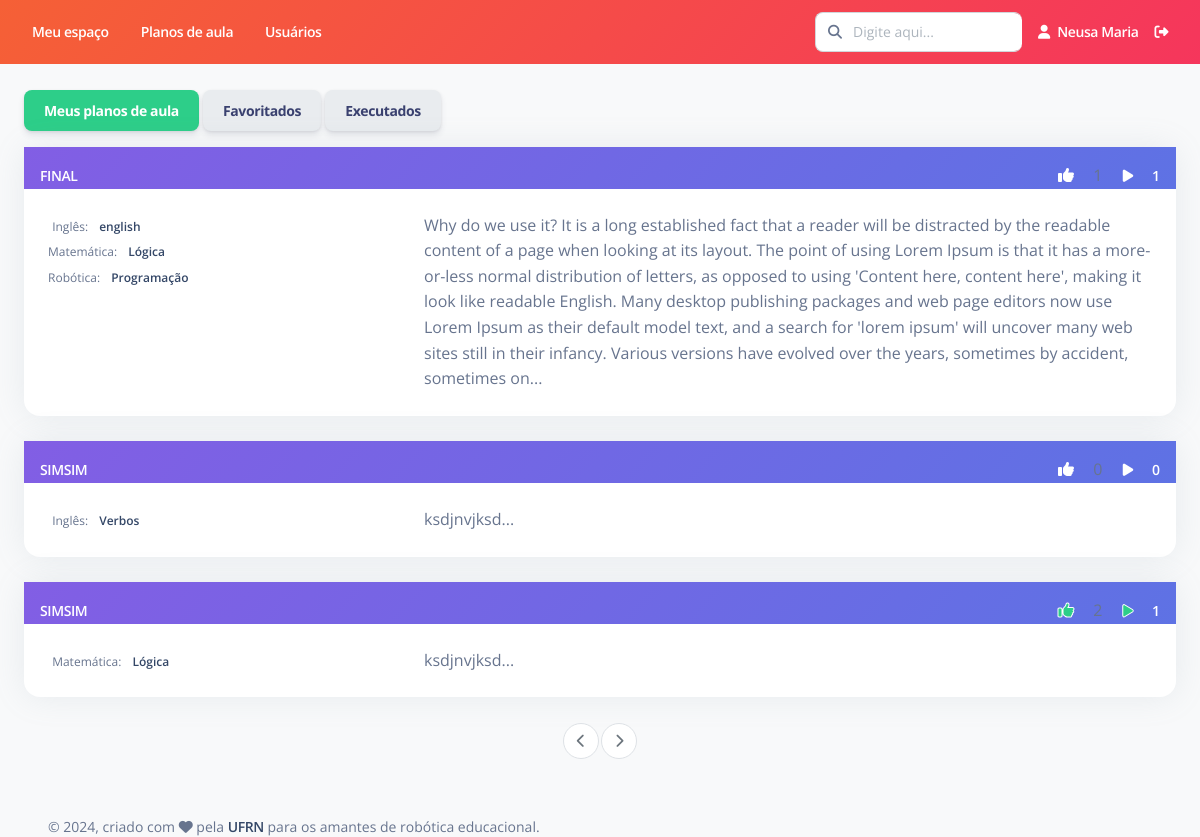
Page /plano-aula/espaco-usuario/ (signed in) on the committed database.
### PlanoAula/models.py (models this page shows, shortened)
class PlanoAula(models.Model):
    criador = models.ForeignKey(Usuario, on_delete=models.RESTRICT,null=True, verbose_name="Responsável")
    data_criacao = models.DateTimeField(default=timezone.now, verbose_name="Data de criação")
    titulo = models.CharField(max_length=200, verbose_name="Título")
    contextualizacao = models.TextField(verbose_name="Contextualização")
    descricao_atividade = models.TextField(verbose_name="Descrição da atividade")
    avaliacao = models.TextField(verbose_name="Critérios de avaliação", default="", blank=True, null=True)
    conteudos = models.ManyToManyField(Conteudo, related_name="planos_de_aula", verbose_name="Conteúdos")
    robo_equipamento = models.CharField(max_length=200, verbose_name="Equipamento", default="")
    robo_descricao = models.TextField(verbose_name="Descrição do robô", default="")
    robo_link = models.TextField(verbose_name="Links", blank=True, null=True)
    prog_linguagem = models.CharField(max_length=200, verbose_name="Linguagem de programação", default="")
    prog_descricao = models.TextField(verbose_name="Descrição da programação", default="")
    prog_link = models.TextField(verbose_name="Links", blank=True, null=True)
    prog_codigos = models.FileField(upload_to=user_directory_path, blank=True, null=True, verbose_name="Códigos")
    robo_fotos = models.ImageField(upload_to=user_directory_path, blank=True, null=True)
    robo_videos = models.ImageField(upload_to=user_directory_path, blank=True, null=True)
    robo_pdf = models.FileField(upload_to=user_directory_path, blank=True, null=True)
    exec_fotos = models.ImageField(upload_to=user_directory_path, blank=True, null=True)
    exec_videos = models.ImageField(upload_to=user_directory_path, blank=True, null=True)
    class Meta:
        ordering = ['titulo']
        verbose_name = "Plano de aula"
        verbose_name_plural = "Planos de aula"

### Disciplina/models.py (models this page shows, shortened)
class Conteudo(models.Model):
    nome = models.CharField(max_length=200, verbose_name="Nome")
    disciplina = models.ForeignKey(Disciplina, on_delete=models.RESTRICT, related_name="conteudos", verbose_name="Disciplina")
    status = models.CharField(max_length=7, choices=STATUS, default='Ativo')
    class Meta:
        ordering = ['disciplina', 'nome']
        verbose_name = "Conteúdo"
        verbose_name_plural = "Conteúdos"

class Disciplina(models.Model):
    nome = models.CharField(max_length=200, verbose_name="Nome")
    status = models.CharField(max_length=7, choices=STATUS, default='Ativo')
    def __str__(self):
        return self.nome
    class Meta:
        ordering = ['nome']
        verbose_name = "Disciplina"
        verbose_name_plural = "Disciplinas"

### PlanoAula/views.py (the view)
# urls.py: path('espaco-usuario/', views.espaco_usuario, name='espaco_usuario'),
@login_required
def espaco_usuario(request):
    planos_aula_usuario = PlanoAula.objects.filter(criador=request.user)
    id_planos_aula_favoritados = list(LikePlanoAula.objects.filter(usuario=request.user).values_list('plano_aula', flat=True))
    planos_aula_favoritados = PlanoAula.objects.filter(id__in = id_planos_aula_favoritados)
    id_planos_aula_executados = list(ExecucaoPlanoAula.objects.filter(usuario=request.user).values_list('plano_aula', flat=True))
    planos_aula_executados = PlanoAula.objects.filter(id__in = id_planos_aula_executados)
    informacoes = {
        'planos_aula_usuario': planos_aula_usuario,
        'planos_aula_favoritados': planos_aula_favoritados,
        'planos_aula_executados': planos_aula_executados
    }
    return render(request, 'PlanoAula/espaco_usuario.html', informacoes)

### PlanoAula/templatetags/attribute_tags.py (called while the page is built)
@register.filter
def encontrar_usuario_lista(qs, usuario):
    lista = list(qs.values_list('usuario', flat=True))
    if usuario in lista:
        return True
    else:
        return False

### templates/PlanoAula/espaco_usuario.html (shortened to what this page needs)
{% extends "Base/base.html" %}
{% load pagination_tags %}
{% load attribute_tags %}
{% load widget_tweaks %}
{% load static %}
{% block conteudo %}
<br>
<div class="row">
    <div class="col-12">
        <button id="btn_meus_planos_aula" class="btn btn-success" onclick="meus_planos_aula()">Meus planos de aula</button>
        <button id="btn_planos_aula_favoritados" class="btn btn-light" onclick="planos_aula_favoritados()">Favoritados</button>
        <button id="btn_planos_aula_executados" class="btn btn-light" onclick="planos_aula_executados()">Executados</button>
    </div>
    <div class="col-12">
        <div id="div_meus_planos_aula">
            {% for aula in planos_aula_usuario %}
                <a href="{% url 'plano_aula:detalhes' pk=aula.pk %}">
                    <div class="card">
                        <div class="card-header bg-gradient-primary pb-0 p-3">
                            <span class="text-sm mb-0 text-uppercase text-white font-weight-bold">{{aula.titulo}}</span>
                            <div class="float-end">
                                <span class="text-sm mb-0 text-uppercase text-white font-weight-bold">
                                    {% if aula.likes.all|encontrar_usuario_lista:user.id %}
                                        <a onclick="marcar_favorito({{aula.id}}, {{user.id}})">
                                            <i class="fas fa-thumbs-up px-3" id="icon_thumbs_up_{{aula.id}}"
                                            style="color: var(--bs-success);
                                                    -webkit-text-stroke: 1px white;"></i>
                                        </a>
                                    {% else %}
                                        <a onclick="marcar_favorito({{aula.id}}, {{user.id}})">
                                            <i class="fas fa-thumbs-up px-3" id="icon_thumbs_up_{{aula.id}}"
                                            style="color: white;"></i>
                                        </a>
                                    {% endif %}
                                    <span id="contador_thumbs_up_{{aula.id}}">{{ aula.likes.count }}</span>
                                </span>
                                <span class="text-sm mb-0 text-uppercase text-white font-weight-bold">
                                    {% if aula.execucoes.all|encontrar_usuario_lista:user.id %}
                                        <a onclick="marcar_executado({{aula.id}}, {{user.id}})">
                                            <i class="fas fa-play px-3" id="icon_play_{{aula.id}}"
                                            style="color: var(--bs-success);
                                                    -webkit-text-stroke: 1px white;"></i>
                                        </a>
                                    {% else %}
                                        <a onclick="marcar_executado({{aula.id}}, {{user.id}})">
                                            <i class="fas fa-play px-3" id="icon_play_{{aula.id}}"
                                            style="color: white;"></i>
                                        </a>
                                    {% endif %}
                                    <span id="contador_play_{{aula.id}}">{{ aula.execucoes.count }}</span>
                                </span>
                            </div>
                        </div>
                        <div class="card-body row">
                            <div class="col-4">
                                {% for conteudo in aula.conteudos.all %}
                                    <span class="mb-2 text-xs">{{conteudo.disciplina}}:
                                        <span class="text-dark font-weight-bold ms-sm-2">{{conteudo.nome}}</span>
                                    </span>
                                    <br>
                                {% endfor %}
                            </div>
                            <div class="col-8">
                                <div class="overflow-auto">
                                    {{ aula.descricao_atividade|slice:":600" }}...
                                </div>
                            </div>
                        </div>
                    </div>
                </a>
                <br>
            {% endfor %}
        </div>
        <nav class="justify-content-center d-flex pagination">
            <ul class="pagination">
                {% if page_obj.has_previous %}
                    <li class="page-item">
                        <a href="?{% url_replace request 'page' page_obj.previous_page_number %}" class="page-link" aria-label="Previous">
                            <i class="fas fa-chevron-left"></i>
                        </a>
                    </li>
                {% else %}
                    <li class="page-item disabled">
                        <a href="" class="page-link" aria-label="Previous">
                            <i class="fas fa-chevron-left"></i>
                        </a>
                    </li>
                {% endif %}
                {% if page_obj.has_next %}
                    <li class="page-item">
                        <a href="?{% url_replace request 'page' page_obj.next_page_number %}" class="page-link" aria-label="Next">
                            <i class="fas fa-chevron-right"></i>
                        </a>
                    </li>
                {% else %}
                    <li class="page-item disabled">
                        <a href="" class="page-link" aria-label="Next">
                            <i class="fas fa-chevron-right"></i>
                        </a>
                    </li>
                {% endif %}
            </ul>
        </nav>
    </div>
</div>
<br/>
{% endblock %}

### templates/Base/navbar-horizontal.html (shortened to what this page needs)
{% load static %}
      <div class="collapse navbar-collapse mt-sm-0 mt-2 me-md-0 me-sm-4" id="navbar">
        <div class="navbar-nav mr-auto">
          <ul class="navbar-nav justify-content-end">
            <li class="nav-item px-3 d-flex align-items-center">
              <a href="" class="nav-link font-weight-bold px-0 text-white">
                <span class="d-sm-inline d-none">Meu espaço</span>
              </a>
            </li>
            <li class="nav-item px-3 d-flex align-items-center">
              <a href="" class="nav-link font-weight-bold px-0 text-white">
                <span class="d-sm-inline d-none">Planos de aula</span>
              </a>
            </li>
            <li class="nav-item px-3 d-flex align-items-center">
              <a href="" class="nav-link font-weight-bold px-0 text-white">
                <span class="d-sm-inline d-none">Usuários</span>
              </a>
            </li>
          </ul>
        </div>
        <div class="navbar-nav ml-auto collapse navbar-collapse justify-content-end">
          <div class="pe-md-3 d-flex align-items-center">
            <div class="input-group">
              <span class="input-group-text text-body"><i class="fa fa-search" aria-hidden="true"></i></span>
              <input type="text" class="form-control" placeholder="Digite aqui...">
            </div>
          </div>
          <ul class="navbar-nav justify-content-end">
            <li class="nav-item d-flex align-items-center">
              <a href="" class="nav-link font-weight-bold px-0 text-white">
                <i class="fa fa-user me-sm-1"></i>
                <span class="d-sm-inline d-none">{{user.first_name}} {{user.last_name}}</span>
              </a>
            </li>
            <li class="nav-item px-3 d-flex align-items-center">
              <a href="javascript:;" class="nav-link p-0 text-white">
                <i class="fa fa-sign-out-alt fixed-plugin-button-nav cursor-pointer"></i>
              </a>
            </li>
          </ul>
        </div>
      </div>

### rows in the picture
PlanoAula: titulo "FINAL", execucoes.count "1", descricao_atividade "Why do we use it? It is a long established fact that a reader will be distracted by the readable content of a page when looking at its layout. The point of using Lorem Ipsum is that it has a more-or-less normal distribution of letters, as opposed to using 'Content here, content here', making it look like readable English. Many desktop publishing packages and web page editors now use Lorem Ipsum as their default model text, and a search for 'lorem ipsum' will uncover many web sites still in their infancy. Various versions have evolved over the years, sometimes by accident, sometimes on"
Conteudo: disciplina "Inglês", nome "english"
Conteudo: disciplina "Matemática", nome "Lógica"
Conteudo: disciplina "Robótica", nome "Programação"
PlanoAula: titulo "SIMSIM", execucoes.count "0", descricao_atividade "ksdjnvjksd"
Conteudo: disciplina "Inglês", nome "Verbos"
PlanoAula: titulo "SIMSIM", execucoes.count "1", descricao_atividade "ksdjnvjksd"

### other values in the picture
{{ user.first_name }} "Neusa"
{{ user.last_name }} "Maria"
